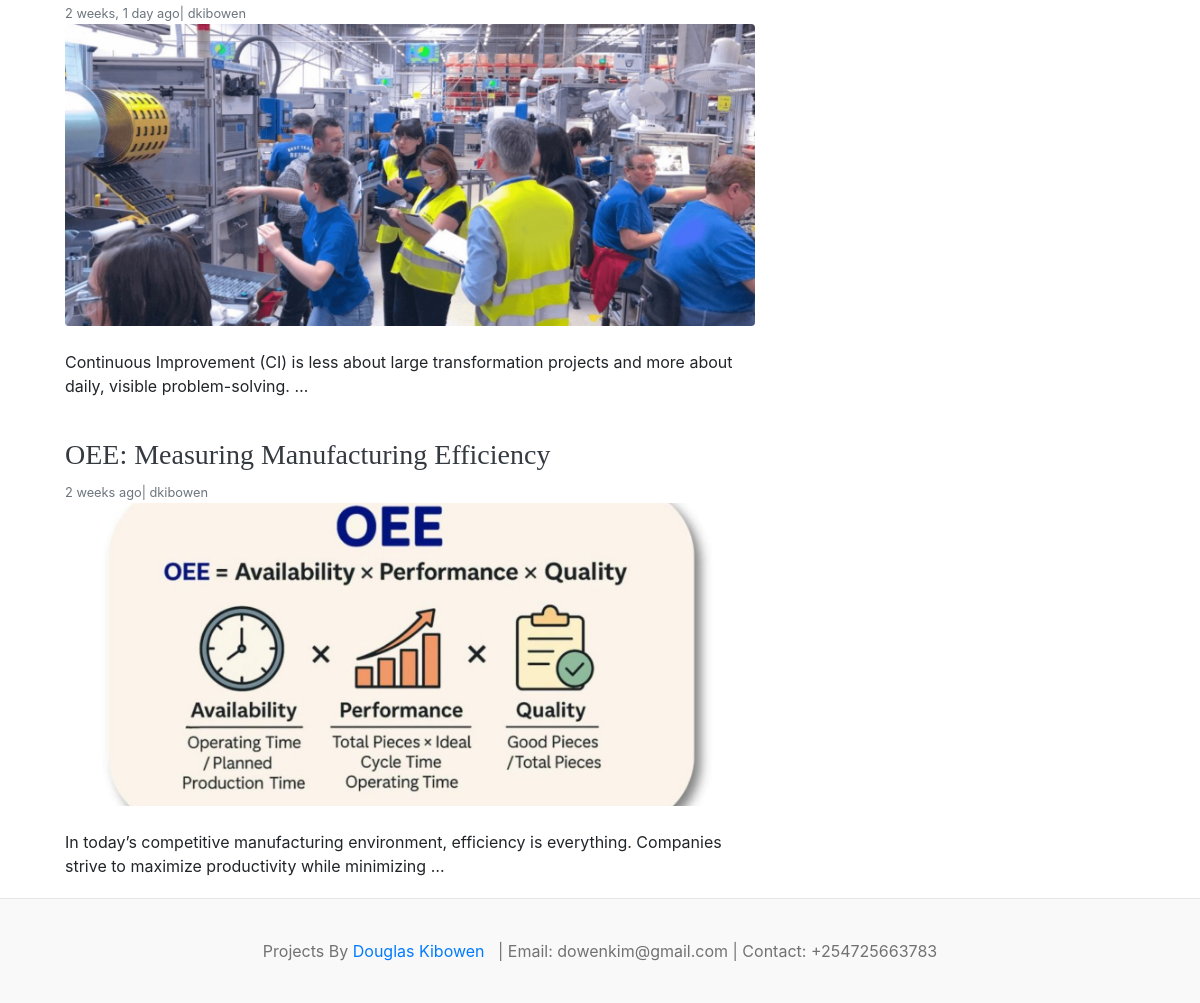
The app's page / (lower part), older data.
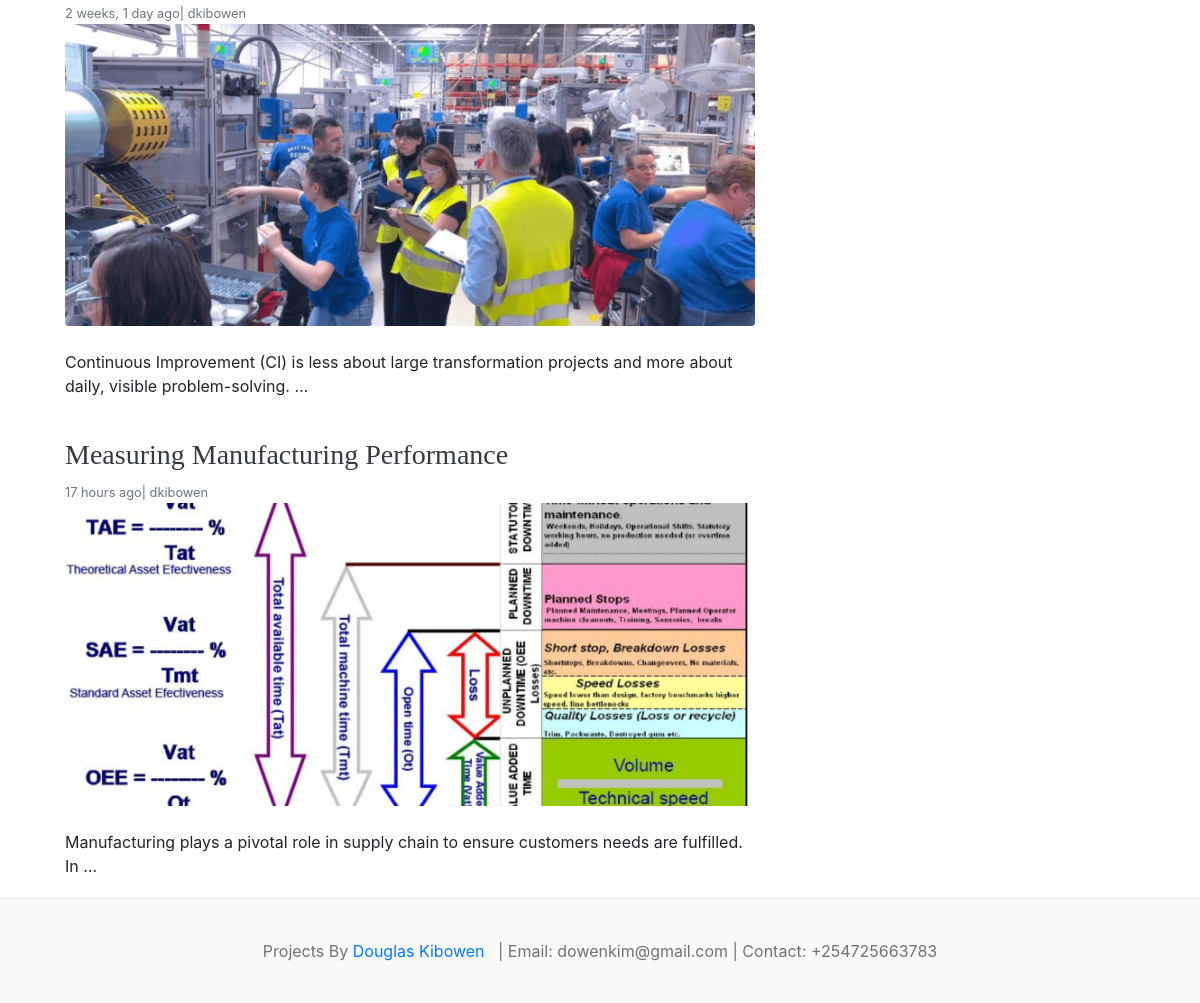
The same page, newer data.
### blogs/models.py (models this page shows, shortened)
class Blog(models.Model):
    title = models.CharField(max_length=100)
    slug = models.SlugField(max_length=200,unique=True,blank=True)
    category = models.ForeignKey(Category,on_delete=models.CASCADE)
    author = models.ForeignKey(User,on_delete=models.CASCADE)
    featured_image = models.ImageField(upload_to='uploads/%Y/%m/%d')
    short_description = models.TextField(max_length=500)
    blog_body = models.TextField(max_length=5000)
    is_featured = models.BooleanField(default=False)
    status = models.CharField(max_length=20,choices=STATUS_CHOICES,default="Draft")
    created_at = models.DateTimeField(auto_now_add=True)
    updated_at = models.DateTimeField(auto_now=True)

### douglas_main/views.py (the view)
# urls.py: 2. Add a URL to urlpatterns:  path('', views.home, name='home')
def home(request):
    featured_posts = Blog.objects.filter(is_featured=True,status="Published").order_by('-updated_at')
    posts = Blog.objects.filter(is_featured=False,status="Published")
    context = {
        "featured_posts":featured_posts,
        "posts":posts,
    }
    return render(request,'home.html',context)

### blogs/context_processors.py (called while the page is built)
def get_categories(request):
    categories = Category.objects.all().order_by('updated_at')
    return dict(categories=categories)

### templates/home.html (shortened to what this page needs)
{% extends 'base.html' %}
{% block content %}
<main role="main" class="container p-0">
  <div class="row">
    <div class="col-md-8 blog-main">
      {% for post in posts %}
      <div class="card border-0">
        <div class="card-body">
          <h3><a href="{% url 'single_blog' post.slug %}" class="text-dark">{{ post.title }}</a></h3>
          <small class="mb-1 text-muted">{{ post.updated_at | timesince }} ago| {{ post.author }}</small>
          <figure class="mb-4"><img class="img-fluid rounded" src="{{ post.featured_image.url }}" alt="..." /></figure>
          <p class="card-text">{{ post.short_description | truncatewords:15 }}</p>
        </div>
      </div>
      {% endfor %}
    </div>
    <aside class="col-md-4 blog-sidebar">
    </aside>
  </div>
</main>
</div>
{% endblock %}

Row changes from the older to the newer data that the page shows:
changed Blog: title "OEE: Measuring Manufacturing Efficiency" → "Measuring Manufacturing Performance"; updated_at "2 weeks" → "17 hours"; featured_image: a different picture; short_description "In today’s competitive manufacturing environment, efficiency is everything. Companies strive to maximize productivity while minimizing …" → "Manufacturing plays a pivotal role in supply chain to ensure customers needs are fulfilled. In …"
